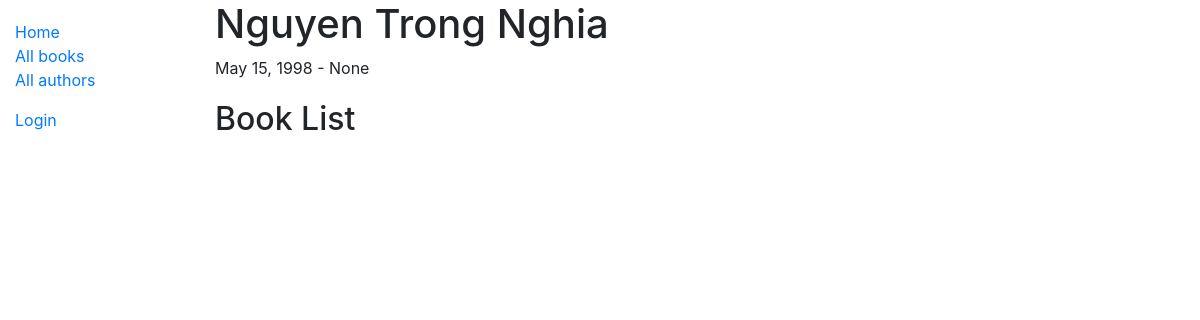
Before: /catalog/author/2 with the older database file.
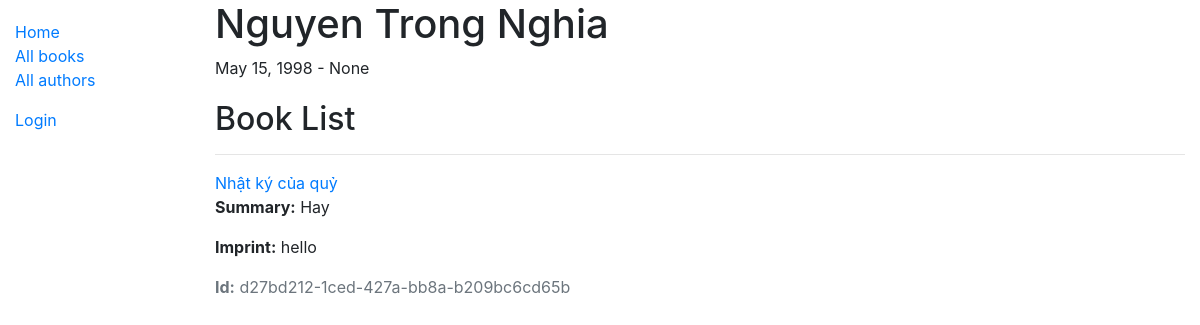
After: the same page with the newer database file.
### catalog/models.py (models this page shows, shortened)
class Book(models.Model):
    title = models.CharField(max_length=200)
    author = models.ForeignKey('Author', on_delete=models.SET_NULL, null=True)
    summary = models.TextField(max_length=1000, help_text="Enter a brief description of the book")
    isbn = models.CharField('ISBN', max_length=13,
                            help_text='13 Character <a href="https://www.isbn-international.org/content/what-isbn'
                                      '">ISBN number</a>')
    genre = models.ManyToManyField(Genre, help_text="Select a genre for this book")
    language = models.ForeignKey('Language', on_delete=models.SET_NULL, null=True)
    def display_genre(self):
        """Creates a string for the Genre. This is required to display genre in Admin."""
        return ', '.join([genre.name for genre in self.genre.all()[:3]])
    display_genre.short_description = 'Genre'
    def get_absolute_url(self):
        return reverse('book-detail', args=[str(self.id)])

class BookInstance(models.Model):
    id = models.UUIDField(primary_key=True, default=uuid.uuid4,
                          help_text="Unique ID for this particular book across whole library")
    book = models.ForeignKey('Book', on_delete=models.SET_NULL, null=True)
    imprint = models.CharField(max_length=200)
    due_back = models.DateField(null=True, blank=True)
    borrower = models.ForeignKey(User, on_delete=models.SET_NULL, null=True, blank=True)
    LOAN_STATUS = (
        ('d', 'Maintenance'),
        ('o', 'On loan'),
        ('a', 'Available'),
        ('r', 'Reserved'),
    )
    status = models.CharField(
        max_length=1,
        choices=LOAN_STATUS,
        blank=True,
        default='d',
        help_text='Book availability')
    class Meta:
        ordering = ['due_back']
        permissions = (("can_mark_returned", "Set book as returned"),)
    borrower = models.ForeignKey(User, on_delete=models.SET_NULL, null=True, blank=True)

### catalog/views.py (the view, shortened to what this page needs)
# urls.py: path('author/<int:pk>', views.AuthorDetailView.as_view(), name='author-detail'),
class AuthorDetailView(generic.DetailView):
    model = Author

### catalog/templates/catalog/author_detail.html (shortened to what this page needs)
{% extends "base_generic.html" %}
{% block content %}
  <h1> {{ author.last_name}} {{ author.first_name}}</h1>
  <p>{{ author.date_of_birth}} - {{ author.date_of_death}}</p>
    <h2>Book List</h2>
    {% for book in author.book_set.all %}
    <hr>
      {% if book_list %}
      <ul>
          <li>
            <p>Author {{book.author}} haven't written any books.</p>
          </li>
      </ul>
      {% else %}
        <a href="{{ book.get_absolute_url }}"> {{ book.title }}</a>
        <p><strong>Summary:</strong><a>  {{ book.summary }}</a>
        {% for copy in book.bookinstance_set.all %}
          <p><strong>Imprint:</strong> {{ copy.imprint }}</p>
          <p class="text-muted"><strong>Id:</strong> {{ copy.id }}</p>
        {% endfor %}
      {% endif %}
    {% endfor %}
  </div>
{% endblock %}

Changed rows visible on the page:
added Book: title "Nhật ký của quỷ", summary "Hay"
added BookInstance: imprint "hello", id "d27bd212-1ced-427a-bb8a-b209bc6cd65b"
